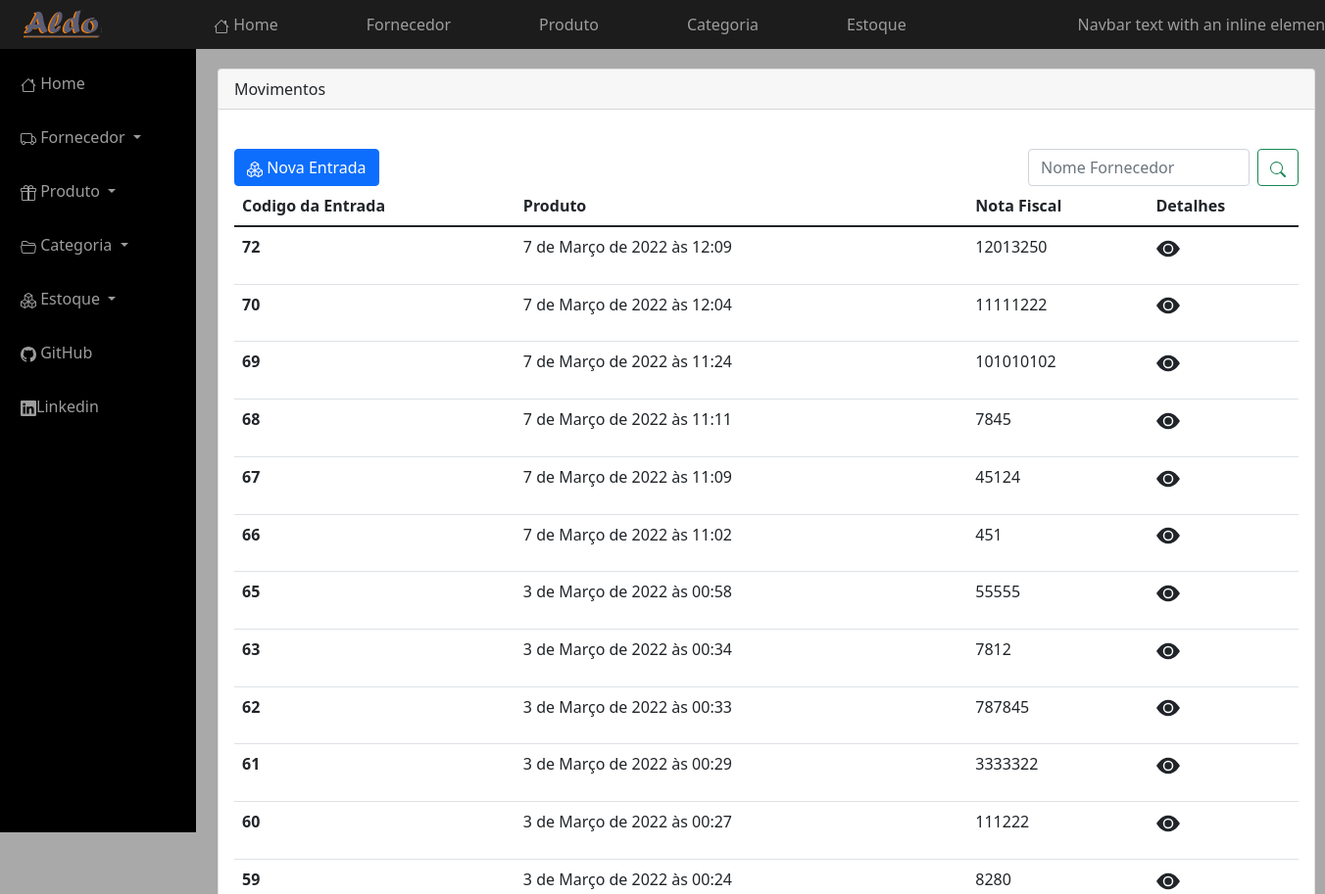
Page /estoque (upper part) on the earlier database version.
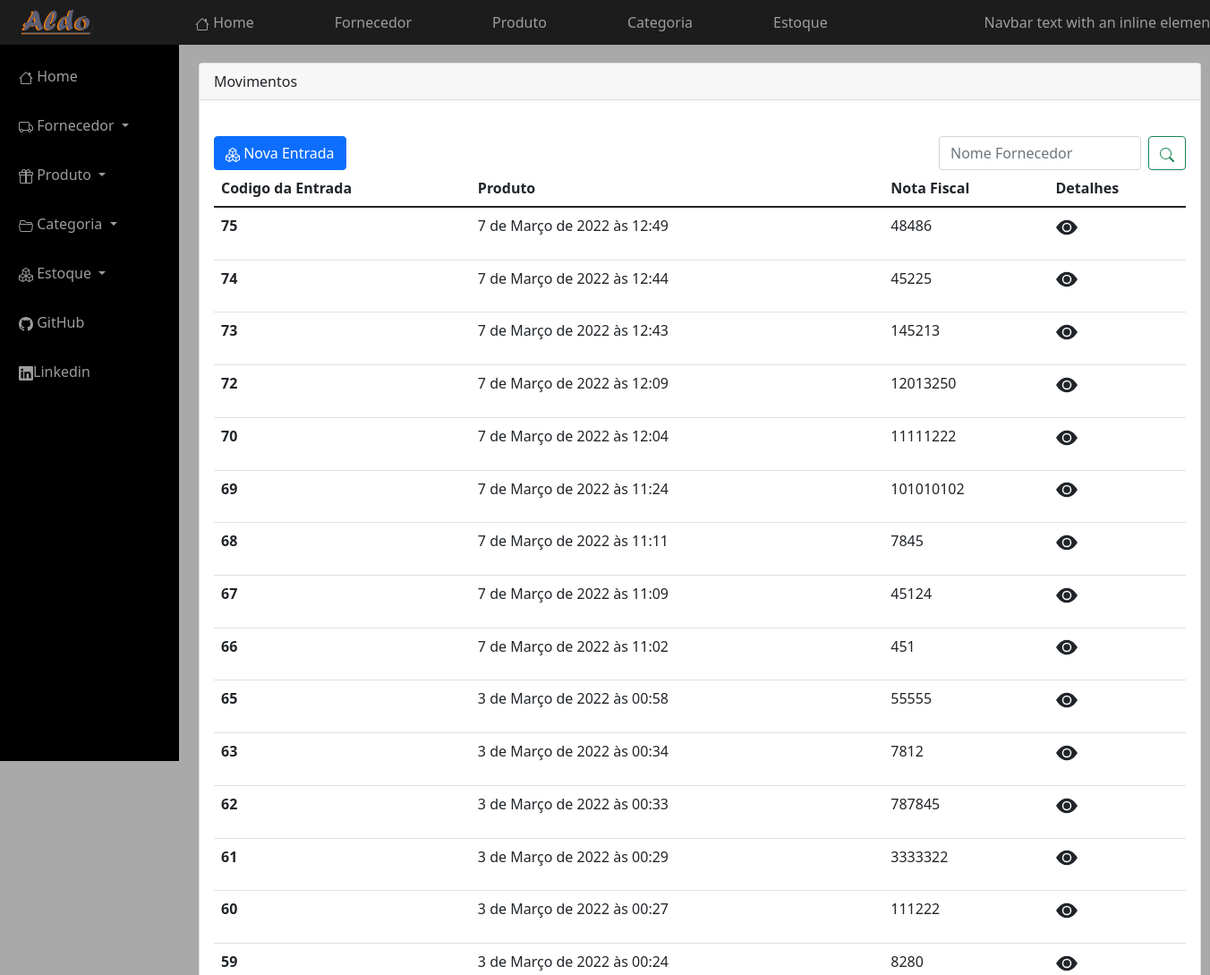
Same page on the later database version.
### estoque/models.py (models this page shows, shortened)
class Estoque(TimeStampeModel):
    funcionario = models.ForeignKey(User, on_delete=models.CASCADE, related_name='estoques')
    nf = models.PositiveIntegerField('nota fiscal', null=True,blank=True)
    movimento = models.CharField(max_length=1, choices=MOVIMENTO)
    class Meta:
         ordering = ('-created',)

### estoque/views.py (the view)
# urls.py: path('', estoque_entrado_list, name='home_estoque'),
def estoque_entrado_list(request):
    template_name = 'estoque/estoque_entrada_list.html'
    objects = Estoque.objects.filter(movimento='e')
    context = {'object_list': objects}
    return render(request, template_name, context)

### estoque/templates/estoque/estoque_entrada_list.html (shortened to what this page needs)
{% extends "core/includes/base.html"%}
{% block main %}
<div class="card" id="card_list_produto">
    <div class="card-header">
    Movimentos
  </div>
    <br>
  <div class="card-body">
      <div class="row">
          <div class="col">
          <a href="{% url 'entrada_estoque' %}" class="btn btn-primary">
              Nova Entrada
          </a>
          </div>
          <form class="d-flex"  id="t">
          <input class="form-control me-2" type="text" name="search"  placeholder="Nome Fornecedor" aria-label="Search">
          <button class="btn btn-outline-success" type="submit">
          </button>
          </form>
          <br>
      </div>
   <table class="table">
  <thead>
    <tr>
      <th scope="col">Codigo da Entrada</th>
      <th scope="col">Produto</th>
      <th scope="col">Nota Fiscal</th>
      <th scope="col">Detalhes</th>
    </tr>
  </thead>
  <tbody>
  {% for entrada in object_list %}
    <tr>
      <th scope="row">{{entrada.id}}</th>
      <td>{{entrada.created}}</td>
      <td>{{entrada.nf}}</td>
      <td><a href="{% url 'estoque_entrada_detalhes' entrada.id %}" class="buton ">
         <p class="text-dark"><svg xmlns="http://www.w3.org/2000/svg" width="1.5em" height="1.5em" fill="currentColor" class="bi bi-eye-fill" viewBox="0 0 16 16">
             <path d="M10.5 8a2.5 2.5 0 1 1-5 0 2.5 2.5 0 0 1 5 0z"/>
             <path d="M0 8s3-5.5 8-5.5S16 8 16 8s-3 5.5-8 5.5S0 8 0 8zm8 3.5a3.5 3.5 0 1 0 0-7 3.5 3.5 0 0 0 0 7z"/>
             </svg></p>
      </a></td>
    </tr>
   {% endfor %}
  </tbody>
</table>
         </div>
  </div>
</div>
{% endblock %}

Differences in the rows shown:
added Estoque: id "75", created "7 de Março de 2022 às 12:49", nf "48486"
added Estoque: id "74", created "7 de Março de 2022 às 12:44", nf "45225"
added Estoque: id "73", created "7 de Março de 2022 às 12:43", nf "145213"
